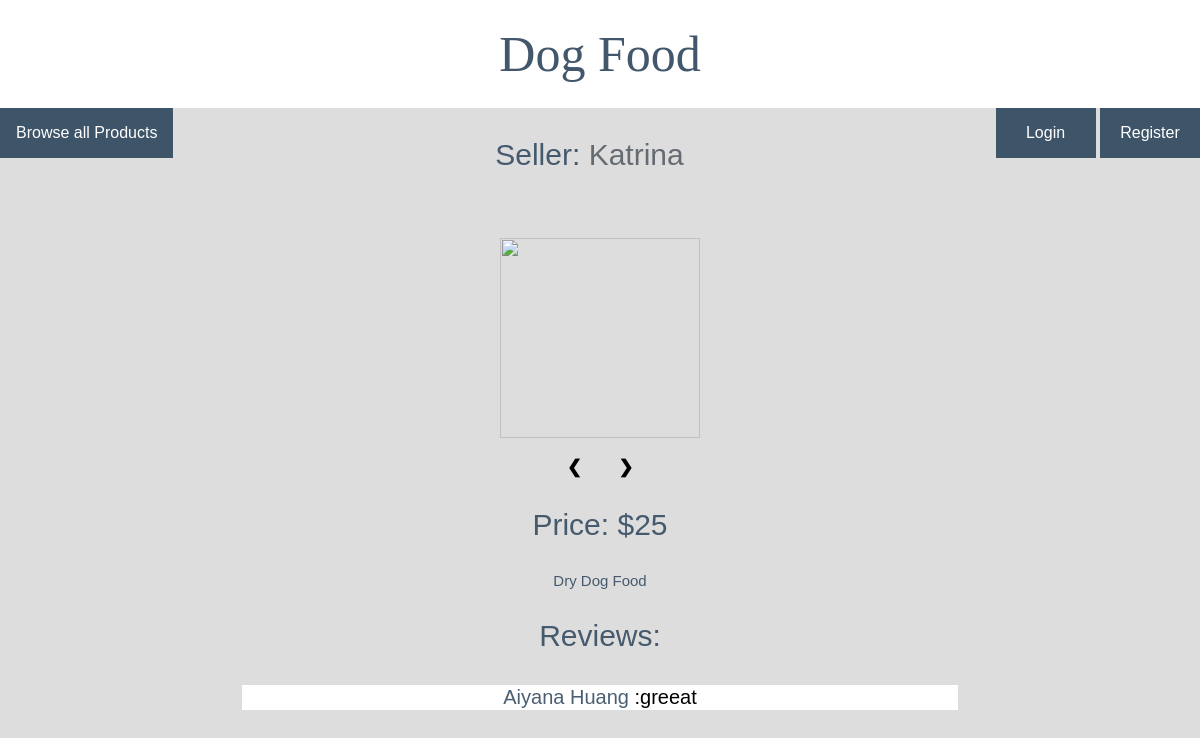
The page /product_3 on the database as committed earlier.
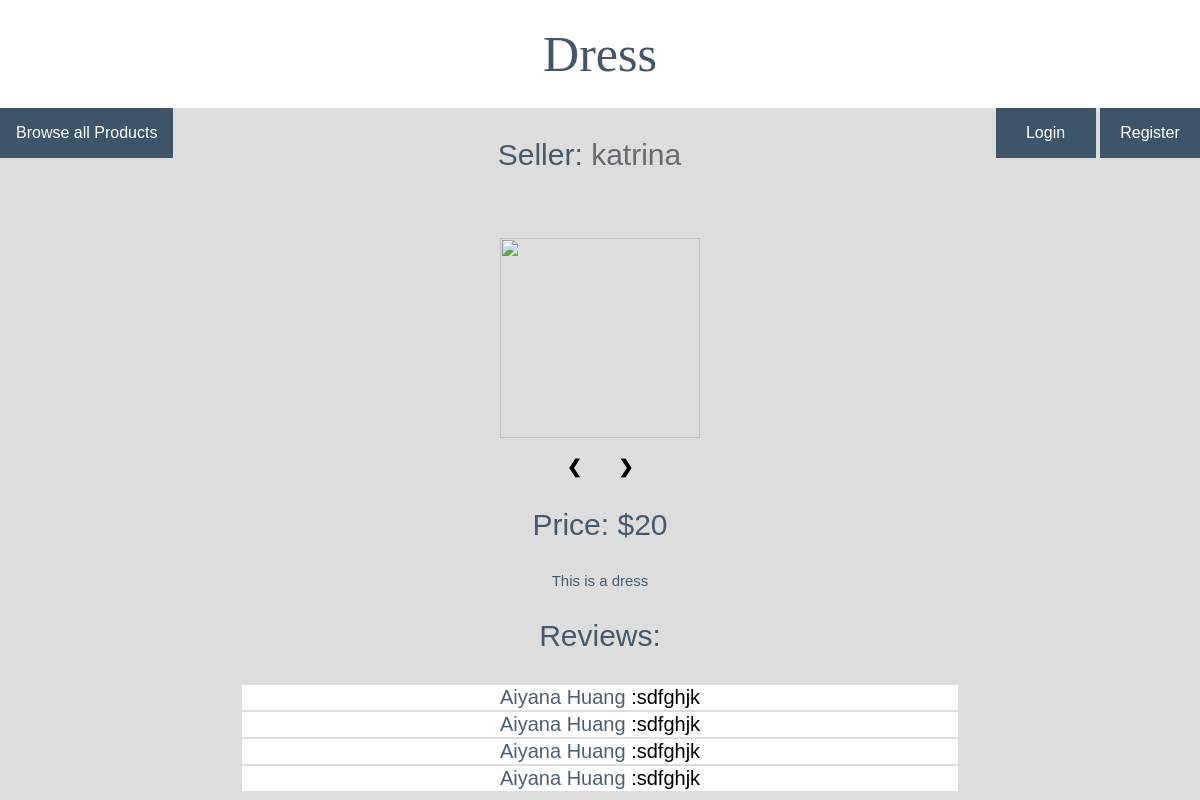
The same page on the database as committed later.
### ecommerce_platform/models.py (models this page shows)
class Product(models.Model):
    CATEGORIES = [
        ("Apparel", "Apparel"),
        ("Pet Supplies", "Pet Supplies"),
        ("Home Goods", "Home Goods"),
        ("Pet Supplies", "Pet Supplies"),
        ("Electronics", "Electronics")
    ]
    product_picture1 = models.ImageField(blank=True)
    product_picture2 = models.ImageField(blank=True)
    product_picture3 = models.ImageField(blank=True)
    product_name = models.CharField(max_length=200)
    product_description = models.CharField(max_length=1000)
    product_price = models.IntegerField()
    product_in_stock_quantity = models.IntegerField()
    product_availability = models.BooleanField(default=True)
    product_category = models.CharField(max_length=50, choices=CATEGORIES)
    product_seller = models.ForeignKey(User, on_delete=models.PROTECT)

class Review(models.Model):
    review_product = models.ForeignKey(Product, on_delete=models.PROTECT)
    review_content = models.CharField(max_length=200)
    review_reviewer = models.ForeignKey(User, on_delete=models.PROTECT)

### ecommerce_platform/views.py (the view)
# urls.py: path('product_<int:id>', views.product_action, name="product"),
def product_action(request, id):
    context = {}
    product = get_object_or_404(Product, id=id)
    context['product'] = product
    reviews = Review.objects.filter(review_product=product).order_by('-id')
    context['reviews'] = reviews
    return render(request, 'product.html', context)

### ecommerce_platform/templates/product.html (shortened to what this page needs)
{% extends "base.html" %}
{% load static %}
{% block title %}
    {{product.product_name}}
{% endblock %}
{% block dropdown %}
    <a id = "id_browse_all_products" class = "browse_products" href = "{% url 'home' %}">
        <button>Browse all Products</button>
    </a>
    {% if user.is_authenticated %}
        <div class="dropdown">
            <button class="dropbtn" id="id_show_nav_button" onclick="nav_drop_down()">
                Navigation
            </button>
            <div class="dropdown-content" id="id_dropdown_content">
                <a id="id_nav_shopping_cart_link" href="{% url 'shopping_cart' %}">Shopping Cart</a>
                <a id="id_nav_wishlist_link" href="{% url 'wishlist' %}">Wishlist</a>
                <a id="id_nav_profile" href="{% url 'profile' %}">My profile</a>
                <a id="id_nav_logout" href="{% url 'logout' %}">Logout</a>
            </div>
        </div>
    {% else %}
        <div class='right_button'>
        <a id = "id_login_link" href="{% url 'login' %}">
            <button>Login</button>
        </a>
        <a id = "id_register_link" href="{% url 'register' %}">
            <button>Register</button>
        </a>
        </div>
    {% endif %}
{% endblock %}
{% block body %}
    <div>
        <p>
            {% if product.product_seller == user %}
                Seller: <a id = "id_seller_name"  href="{% url 'profile' %}">{{product.product_seller}}</a>
            {% else %}
                Seller: <a id = "id_seller_name"  href="{% url 'other_profile' product.product_seller.id %}">{{product.product_seller}}</a>
            {% endif %}
        </p>
        <br><br>
        <div class="slideshow-container">
            <div class="mySlides fade">
                <img id = "id_product_picture1" src="{% url 'photo' product.id 1 %}" width="200px" height="200px">
            </div>
        <br>
            <a class="prev" onclick="plusSlides(-1)">&#10094;</a>
            <a class="next" onclick="plusSlides(1)">&#10095;</a>
        </div>
        <p id = "id_product_price">Price: ${{product.product_price}}</p>
        <p id = "id_product_description">{{product.product_description}}</p>
    <p>Reviews:</p>
    <div class="review_display">
        <table class="review_table">
        {% for r in reviews %}
            <tr><td>
                <a id = "id_profile_link_{{r.review_reviewer.username}}" href="{% url 'other_profile' r.review_reviewer.id%}">
                    <span style="color: rgba(45,69,92,0.86)">{{r.review_reviewer.first_name}} {{r.review_reviewer.last_name}}</span>
                </a>
                :{{r.review_content}}
            </td></tr>
        {% endfor %}
        </table>
    </div>
{% endblock %}

Rows that differ between the two databases and show on the page:
no longer on this page (row edited): Review: review_reviewer.first_name "Aiyana", review_reviewer.last_name "Huang", review_content "greeat"
changed Product: product_name "Dog Food" → "Dress"; product_seller "Katrina" → "katrina"; product_price "25" → "20"; product_description "Dry Dog Food" → "This is a dress"
added Review: review_reviewer.first_name "Aiyana", review_reviewer.last_name "Huang", review_content "sdfghjk"
added Review: review_reviewer.first_name "Aiyana", review_reviewer.last_name "Huang", review_content "sdfghjk"
added Review: review_reviewer.first_name "Aiyana", review_reviewer.last_name "Huang", review_content "sdfghjk"
now on this page (row edited): Review: review_reviewer.first_name "Aiyana", review_reviewer.last_name "Huang", review_content "sdfghjk"
